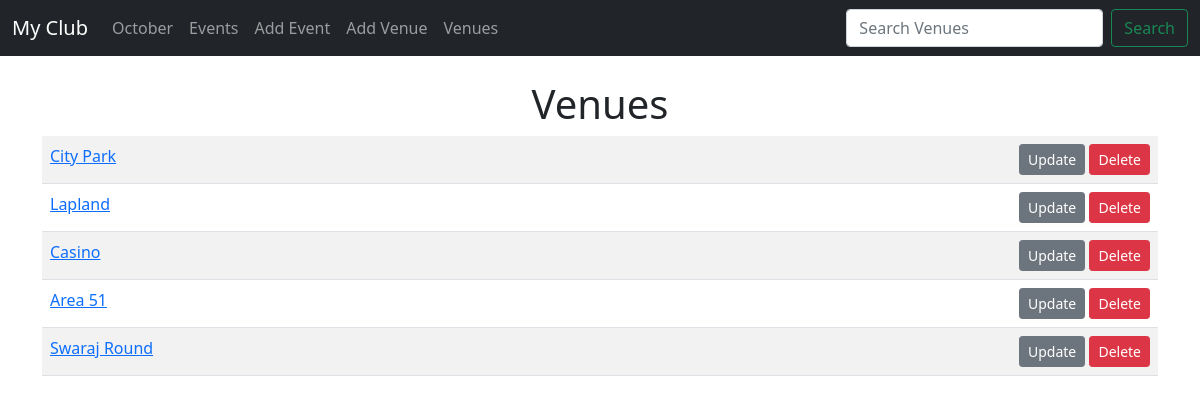
Page /list_venues on the earlier database version.
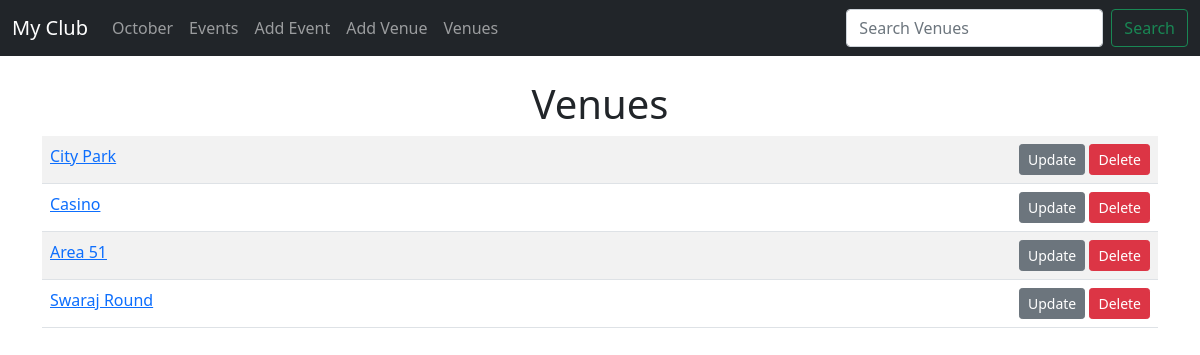
Same page on the later database version.
### events/models.py (models this page shows)
class Venue(models.Model):
    name = models.CharField('Venue Name', max_length=120)
    address = models.CharField(max_length=300)
    zip_code =models.CharField('Zip Code', max_length=10)
    phone = models.CharField('Contact Phone', max_length=15,blank=True)
    website = models.URLField('Website Address',blank=True)
    email_address = models.EmailField('Email Address',blank=True)
    def __str__(self):
        return self.name

### events/views.py (the view)
# urls.py: path('list_venues',views.list_venues, name='list-venues'),
def list_venues(request):
    venue_list = Venue.objects.all()
    return render(request, 'events/venues.html', {'venue_list' : venue_list} )

### templates/events/venues.html
{% extends 'events/base.html' %}
    {% block content %}
    <center>
        <h1>Venues</h1>
        <table class="table table-striped table-hover">
            {% for venue in venue_list  %}
            <tr>
                <td>
                <a href="{% url 'show-venue' venue.id %}">
                    {{venue}}
                </a>
                <br>
                </td>
                <td align="right">
                   <a href="{% url 'update-venue' venue.id %}" class="btn btn-sm btn-secondary">
                       Update
                    </a>
                    <a href="{% url 'delete-venue' venue.id %}" class="btn btn-sm btn-danger">
                        Delete
                    </a>
                    </td>
            </tr>
                {% endfor %}
          </table>
    </center>
    {% endblock %}

Differences in the rows shown:
removed Venue: name "Lapland"
